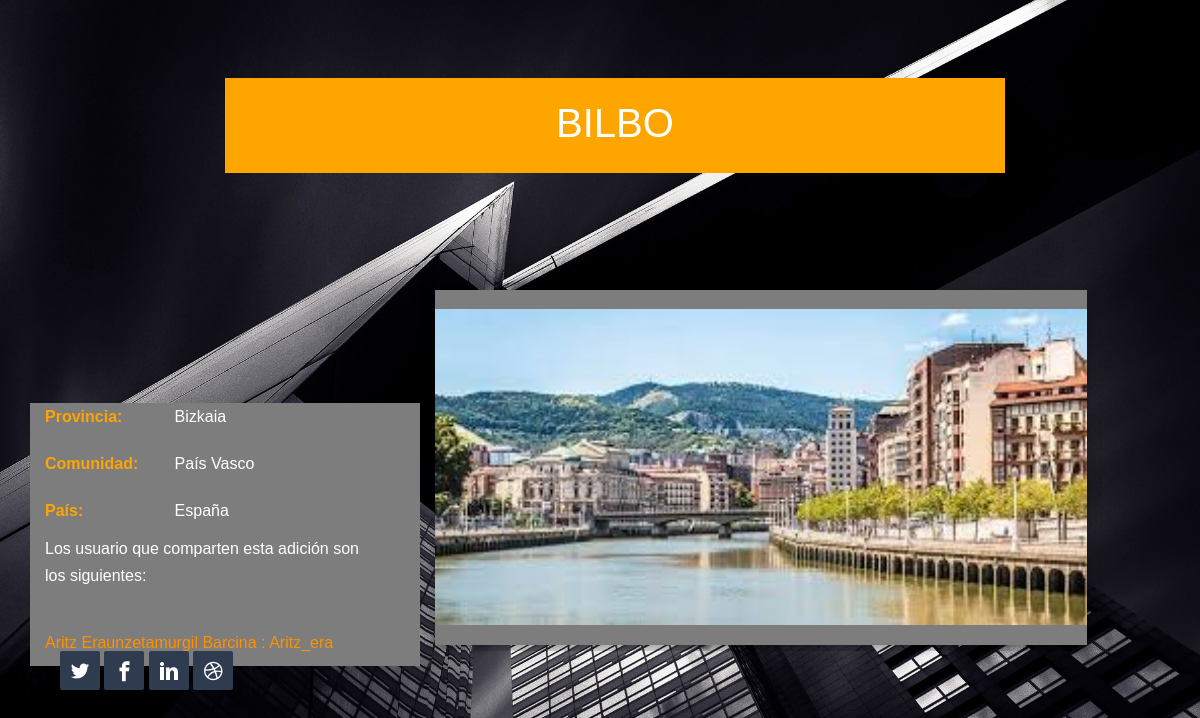
/ciudad/2/, run on the app's committed database.
### appRedSocial/models.py (models this page shows, shortened)
class Ciudad(models.Model):
 nombreCiudad = models.CharField( max_length=25)
 provincia = models.CharField(max_length=40)
 comunidad = models.CharField(max_length=40)
 pais = models.CharField(max_length=40)
 foto = models.ImageField(upload_to='img/', null=True, blank=True)

class Usuario(models.Model):
 nombreUsuario = models.CharField( max_length=40, primary_key=True)
 contraseña = models.CharField( max_length=8, default='contraseña')
 estadoCivil = models.ForeignKey(EstadoCivil, on_delete=models.CASCADE)
 aficiones = models.ManyToManyField(Aficion, default=[0])#null=False, blank=False
 nombre = models.CharField(max_length=40)
 apellidoUno = models.CharField(max_length=40)
 apellidoDos = models.CharField(max_length=40)
 telefono = models.IntegerField(default=0)
 fecha_nacimiento = models.DateField()
 ciudad = models.ForeignKey(Ciudad, on_delete=models.CASCADE)
 fotoPerfil = models.ImageField(upload_to='img/',blank=True, null=True)
 descripcion = models.CharField(max_length=250)
 sobreMi = models.TextField(null=True, blank=True)
 email = models.EmailField(max_length = 100)
 fotoDescripcion = models.ImageField(upload_to='img/', null=True, blank=True)
 segidos = models.ManyToManyField("self")
 segidores = models.ManyToManyField("self")

### appRedSocial/views.py (the view)
# urls.py: path('ciudad/<int:ciudad_id>/', views.ciudad, name='ciudad'),
def ciudad(request, ciudad_id):
	ciudad = get_object_or_404(Ciudad, pk=ciudad_id)
	usuarios= get_list_or_404(Usuario.objects.order_by('nombreUsuario'))
	usuarioSeleccionado = list()
	for usuario in usuarios:
		if (usuario.ciudad.id == ciudad.id):
			usuarioSeleccionado.append(usuario)
	context = {'ciudad': ciudad, 'usuarioSeleccionado': usuarioSeleccionado}
	return render(request, 'ciudad.html', context)

### appRedSocial/templates/ciudad.html (shortened to what this page needs)
{% extends "base.html" %}
{% block styles %}
{% load static %}
<link rel="stylesheet" href="{% static 'css/animate.css' %}">
<link rel="stylesheet" href="{% static 'css/icomoon.css' %}">
<link rel="stylesheet" href="{% static 'css/bootstrap.css' %}">
<link rel="stylesheet" href="{% static 'css/style.css' %}">
<link rel="stylesheet" href="{% static 'css/imagenFondoCiudad.css' %}">
{% endblock %}
{% block content %}
<div id="page">
	<div id="fh5co-about" class="animate-box">
		<div class="container">
			<div class="row">
				<div class="col-md-8 col-md-offset-2 text-center fh5co-heading nn">
					<h2>{{ ciudad.nombreCiudad }}</h2>
				</div>
			</div>
			<div class="row">
				<div class="col-md-4-b">
					<ul class="info">
						<li><span class="first-block">Provincia:</span><span class="second-block">{{ ciudad.provincia }}</span></li>
						<li><span id="paisvasco" class="first-block">Comunidad:</span><span class="second-block">{{ ciudad.comunidad }}</span></li>
						<li><span class="first-block">País:</span><span class="second-block">{{ ciudad.pais }}</span></li>
						<p>Los usuario que comparten esta adición son los siguientes: </p>
						{%if usuarioSeleccionado %}
							{%for usu in usuarioSeleccionado %}
								<li><a href="{% url 'perfil' usu.nombreUsuario %}">{{usu.nombre}} {{usu.apellidoUno}} {{usu.apellidoDos}} : {{usu.nombreUsuario}} </a></li>
							{% endfor %}
						{% endif %}
					</ul>
				</div>
				<div class="col-md-7 contenedor">
					<img class="borderedpicture" src="{% static ciudad.foto.name %}" alt=""/>
				</div>
			</div>
			<div class="col-md-8">
				<ul class="fh5co-social-icons">
					<li><a href="#"><i class="icon-twitter2"></i></a></li>
					<li><a href="#"><i class="icon-facebook3"></i></a></li>
					<li><a href="#"><i class="icon-linkedin2"></i></a></li>
					<li><a href="#"><i class="icon-dribbble2"></i></a></li>
				</ul>
			</div>
		</div>
	</div>
</div>
{% endblock %}

### appRedSocial/static/css/icomoon.css (style rules this page uses)
[class^="icon-"], [class*=" icon-"] { font-family: 'icomoon' !important; speak: none; font-style: normal; font-weight: normal; font-variant: normal; text-transform: none; line-height: 1; -webkit-font-smoothing: antialiased; -moz-osx-font-smoothing: grayscale; }
.icon-dribbble2:before { content: "\ea66"; }
.icon-linkedin2:before { content: "\ea74"; }
.icon-twitter2:before { content: "\ea7d"; }
.icon-facebook3:before { content: "\ec4d"; }

### appRedSocial/static/css/style.css (style rules this page uses)
body { font-family: "Space Mono", Arial, serif; font-weight: 400; font-size: 16px; line-height: 1.7; color: #4d4d4d; background: #fff; }
#page { position: relative; overflow-x: hidden; width: 100%; height: 100%; -webkit-transition: 0.5s; -o-transition: 0.5s; transition: 0.5s; }
a { color: #FF9000; -webkit-transition: 0.5s; -o-transition: 0.5s; transition: 0.5s; }
p { margin-bottom: 30px; }
h1, h2, h3, h4, h5, h6, figure { color: #000; font-family: "Space Mono", Arial, serif; font-weight: 400; margin: 0 0 20px 0; }
#fh5co-about, #fh5co-resume, #fh5co-skills, #fh5co-started, #fh5co-work, #fh5co-blog, #fh5co-pricing, #fh5co-contact { padding: 3em 0; clear: both; }
.info { margin: 0; padding: 0; width: 90%; float: left; }
.info li { width: 100%; float: left; list-style: none; padding: 10px 0; }
.info li:first-child { padding-top: 0; }
.info li .first-block { width: 40%; display: inline-block; float: left; color: orange; font-weight: bold; }
.info li .second-block { width: 60%; display: inline-block; color: white; }
.fh5co-social-icons { margin: 0; padding: 0; }
.fh5co-social-icons li { margin: 0; padding: 0; list-style: none; display: -moz-inline-stack; display: inline-block; zoom: 1; *display: inline; }
.fh5co-social-icons li a { display: -moz-inline-stack; display: inline-block; zoom: 1; *display: inline; color: #FF9000; padding-left: 10px; padding-right: 10px; }
.fh5co-social-icons li a i { font-size: 20px; }
#fh5co-about .fh5co-social-icons { margin: 0; padding: 0; }
#fh5co-about .fh5co-social-icons li { padding: 0; list-style: none; display: -moz-inline-stack; display: inline-block; zoom: 1; *display: inline; }
#fh5co-about .fh5co-social-icons li a { display: -moz-inline-stack; display: inline-block; zoom: 1; *display: inline; color: #fff; background: #2F3C4F; padding: 10px 10px 2px 10px; -webkit-border-radius: 2px; -moz-border-radius: 2px; -ms-border-radius: 2px; border-radius: 2px; }
#fh5co-about .fh5co-social-icons li a i { font-size: 20px; }
#fh5co-about h2 { color: white; text-transform: uppercase; }
#fh5co-about p { color: white; }
.fh5co-heading { margin-bottom: 5em; }
.fh5co-heading h2 { font-size: 40px; margin-bottom: 20px; line-height: 1.5; color: orange; }
.row { padding-top: 30px; }
.borderedpicture { background-color: #7d7d7d; display: block; width: 100%; max-width: 100%; height: auto; size: cover; padding: 3% 0 3% 0; margin: 1% 0 1% 0; box-shadow: 0 4px 8px 0 rgba(0, 0, 0, 0.2), 0 6px 20px 0 rgba(0, 0, 0, 0.19); }
.contenedor { overflow:hidden; }
.nn { background-color: orange; padding-top: 15px; }

### data on the page
Ciudad: nombreCiudad "BILBO", provincia "Bizkaia", comunidad "País Vasco", pais "España", foto (picture)
Usuario: nombre "Aritz", apellidoUno "Eraunzetamurgil", apellidoDos "Barcina", nombreUsuario "Aritz_era"
